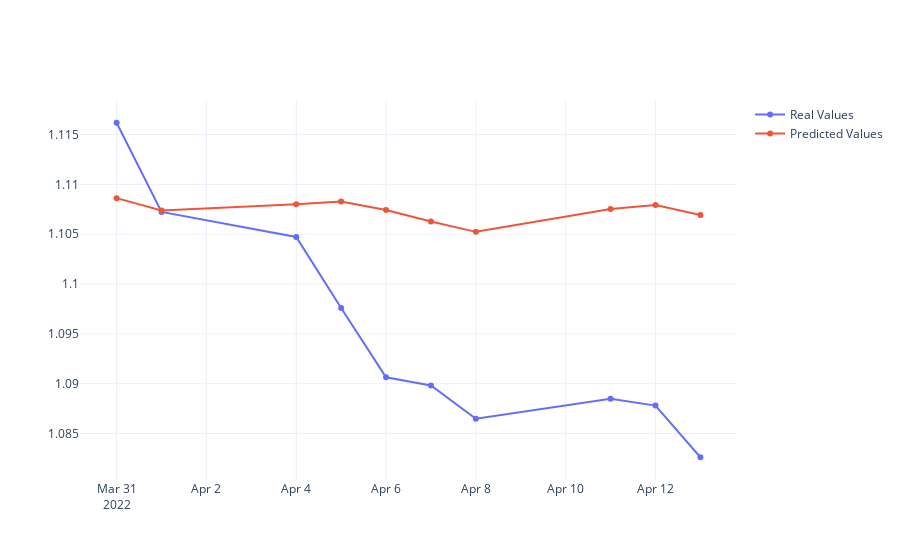
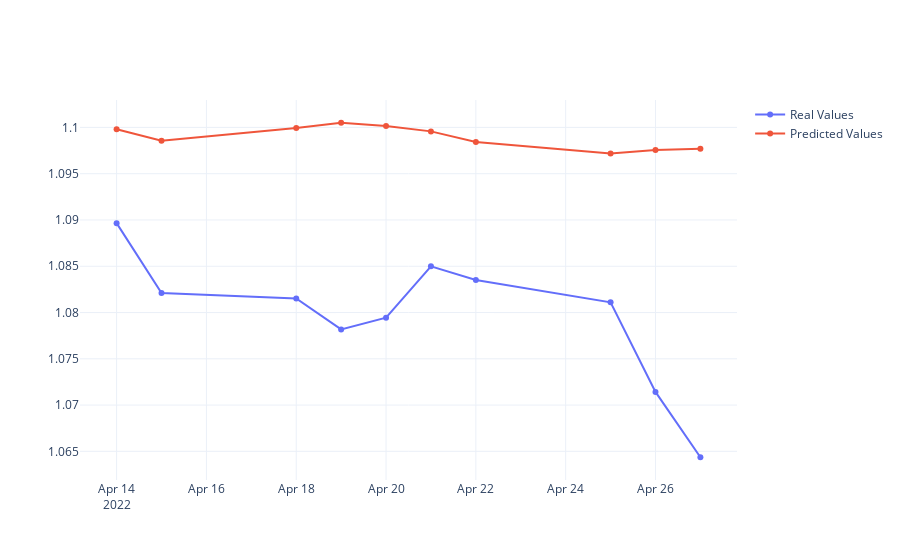
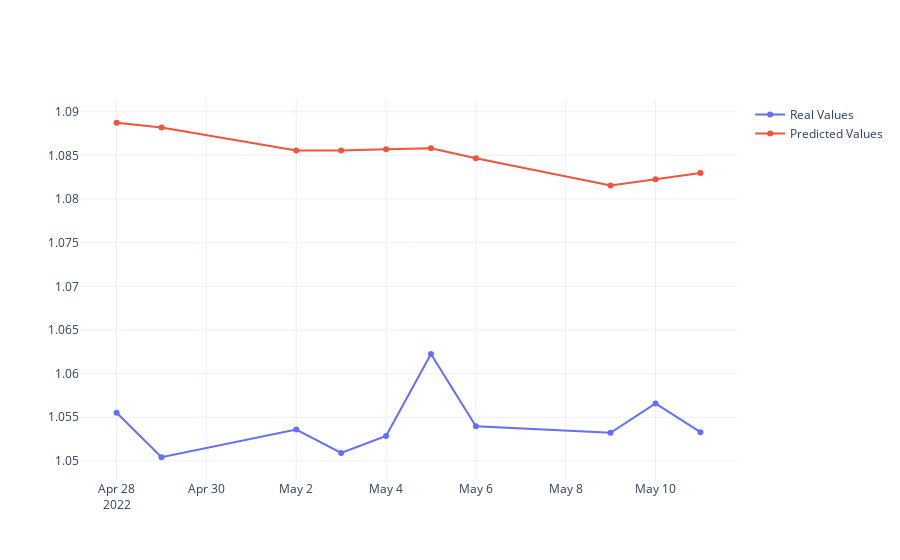
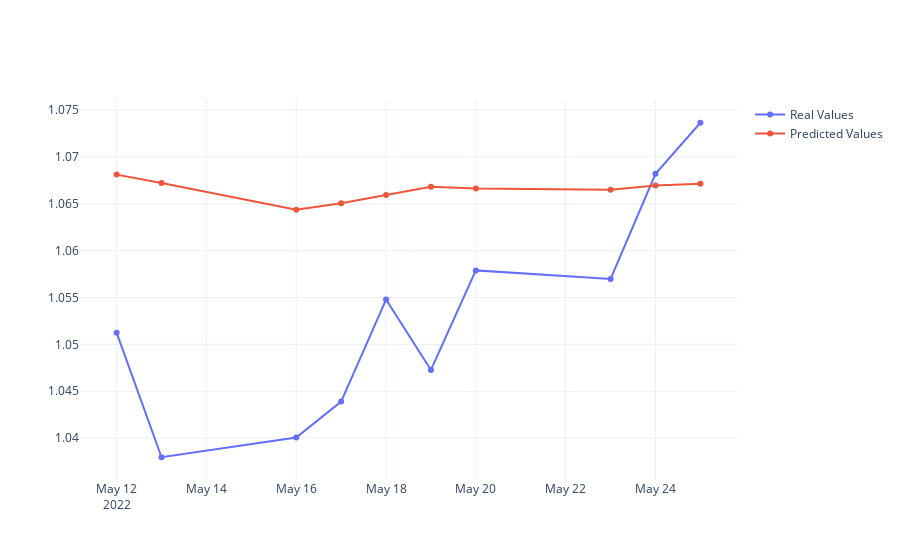

Notebook code cell kept with these figures, in order:
### Code cell
for forecast in forecast_list:
    # Explore results on the forecast window
    fig = go.Figure()

    fig.add_trace(go.Scatter(x=forecast.index, y=forecast['y_true'],
                        mode='lines+markers',
                        name='Real Values'))

    fig.add_trace(go.Scatter(x=forecast.index, y=forecast['y_pred'],
                        mode='lines+markers',
                        name='Predicted Values'))

    fig.update_layout(template='plotly_white')
    fig.show()

### Figure 1 — Plotly figure (JSON) as saved in the notebook; plotly's stock layout.template omitted (floating-point values rounded to 4 significant figures)
{"data": [{"mode": "lines+markers", "name": "Real Values", "type": "scatter", "x": ["2022-03-31T00:00:00", "2022-04-01T00:00:00", "2022-04-04T00:00:00", "2022-04-05T00:00:00", "2022-04-06T00:00:00", "2022-04-07T00:00:00", "2022-04-08T00:00:00", "2022-04-11T00:00:00", "2022-04-12T00:00:00", "2022-04-13T00:00:00"], "y": [1.116, 1.107, 1.105, 1.098, 1.091, 1.09, 1.086, 1.088, 1.088, 1.083]}, {"mode": "lines+markers", "name": "Predicted Values", "type": "scatter", "x": ["2022-03-31T00:00:00", "2022-04-01T00:00:00", "2022-04-04T00:00:00", "2022-04-05T00:00:00", "2022-04-06T00:00:00", "2022-04-07T00:00:00", "2022-04-08T00:00:00", "2022-04-11T00:00:00", "2022-04-12T00:00:00", "2022-04-13T00:00:00"], "y": [1.109, 1.107, 1.108, 1.108, 1.107, 1.106, 1.105, 1.108, 1.108, 1.107]}], "layout": {}}

### Figure 2 — Plotly figure (JSON) as saved in the notebook; plotly's stock layout.template omitted (floating-point values rounded to 4 significant figures)
{"data": [{"mode": "lines+markers", "name": "Real Values", "type": "scatter", "x": ["2022-04-14T00:00:00", "2022-04-15T00:00:00", "2022-04-18T00:00:00", "2022-04-19T00:00:00", "2022-04-20T00:00:00", "2022-04-21T00:00:00", "2022-04-22T00:00:00", "2022-04-25T00:00:00", "2022-04-26T00:00:00", "2022-04-27T00:00:00"], "y": [1.09, 1.082, 1.082, 1.078, 1.079, 1.085, 1.084, 1.081, 1.071, 1.064]}, {"mode": "lines+markers", "name": "Predicted Values", "type": "scatter", "x": ["2022-04-14T00:00:00", "2022-04-15T00:00:00", "2022-04-18T00:00:00", "2022-04-19T00:00:00", "2022-04-20T00:00:00", "2022-04-21T00:00:00", "2022-04-22T00:00:00", "2022-04-25T00:00:00", "2022-04-26T00:00:00", "2022-04-27T00:00:00"], "y": [1.1, 1.099, 1.1, 1.101, 1.1, 1.1, 1.098, 1.097, 1.098, 1.098]}], "layout": {}}

### Figure 3 — Plotly figure (JSON) as saved in the notebook; plotly's stock layout.template omitted (floating-point values rounded to 4 significant figures)
{"data": [{"mode": "lines+markers", "name": "Real Values", "type": "scatter", "x": ["2022-04-28T00:00:00", "2022-04-29T00:00:00", "2022-05-02T00:00:00", "2022-05-03T00:00:00", "2022-05-04T00:00:00", "2022-05-05T00:00:00", "2022-05-06T00:00:00", "2022-05-09T00:00:00", "2022-05-10T00:00:00", "2022-05-11T00:00:00"], "y": [1.056, 1.05, 1.054, 1.051, 1.053, 1.062, 1.054, 1.053, 1.057, 1.053]}, {"mode": "lines+markers", "name": "Predicted Values", "type": "scatter", "x": ["2022-04-28T00:00:00", "2022-04-29T00:00:00", "2022-05-02T00:00:00", "2022-05-03T00:00:00", "2022-05-04T00:00:00", "2022-05-05T00:00:00", "2022-05-06T00:00:00", "2022-05-09T00:00:00", "2022-05-10T00:00:00", "2022-05-11T00:00:00"], "y": [1.089, 1.088, 1.086, 1.086, 1.086, 1.086, 1.085, 1.082, 1.082, 1.083]}], "layout": {}}

### Figure 4 — Plotly figure (JSON) as saved in the notebook; plotly's stock layout.template omitted (floating-point values rounded to 4 significant figures)
{"data": [{"mode": "lines+markers", "name": "Real Values", "type": "scatter", "x": ["2022-05-12T00:00:00", "2022-05-13T00:00:00", "2022-05-16T00:00:00", "2022-05-17T00:00:00", "2022-05-18T00:00:00", "2022-05-19T00:00:00", "2022-05-20T00:00:00", "2022-05-23T00:00:00", "2022-05-24T00:00:00", "2022-05-25T00:00:00"], "y": [1.051, 1.038, 1.04, 1.044, 1.055, 1.047, 1.058, 1.057, 1.068, 1.074]}, {"mode": "lines+markers", "name": "Predicted Values", "type": "scatter", "x": ["2022-05-12T00:00:00", "2022-05-13T00:00:00", "2022-05-16T00:00:00", "2022-05-17T00:00:00", "2022-05-18T00:00:00", "2022-05-19T00:00:00", "2022-05-20T00:00:00", "2022-05-23T00:00:00", "2022-05-24T00:00:00", "2022-05-25T00:00:00"], "y": [1.068, 1.067, 1.064, 1.065, 1.066, 1.067, 1.067, 1.067, 1.067, 1.067]}], "layout": {}}
